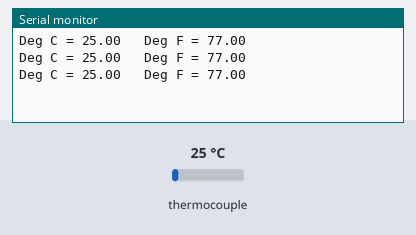
Recording of a sketch running on a simulated Arduino Uno, built with avr-gcc and run on an emulated ATmega328P. Shown: the last lines printed to the serial monitor. The inputs (shaded band) are chosen by the test bench; at power-on: thermocouple 25 °C.

Above: at 1.7 s.
1.8 s: thermocouple set to 6 °C
At 2.4 s:
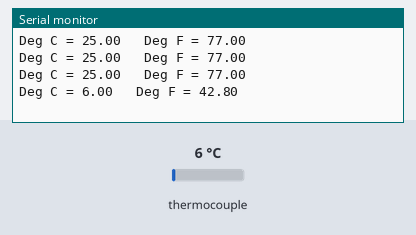
3.3 s: thermocouple set to 75 °C
At 3.9 s:
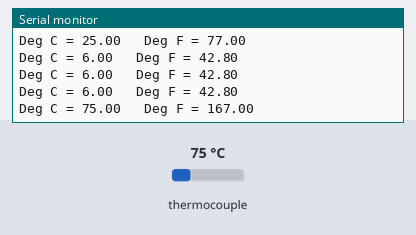
Timing chart, 0 to 6.3 s (numbered marks = the images above; inputs shaded):
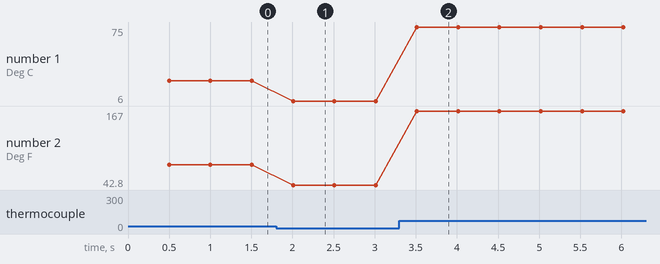

The sketch:

Thermocouple.ino
```cpp
// Sample Arduino MAX6675 Arduino Sketch

#include "max6675.h"

int ktcSO = 8;
int ktcCS = 9;
int ktcCLK = 10;

MAX6675 ktc(ktcCLK, ktcCS, ktcSO);


void setup() {
  Serial.begin(9600);
  // give the MAX a little time to settle
  delay(500);
}

void loop() {
  // basic readout test

   Serial.print("Deg C = ");
   Serial.print(ktc.readCelsius());
   Serial.print("\t Deg F = ");
   Serial.println(ktc.readFahrenheit());

   delay(500);
}
```

Measured:
- after the input at 1.8 s, the serial monitor: prints a new line after 0.21 s (image 1)
- after the input at 3.3 s, the serial monitor: prints a new line after 0.21 s (image 2)
- plotted number 1: 25 → 6 after the input at 1.8 s, 6 → 75 after the input at 3.3 s
- plotted number 2: 77 → 42.8 after the input at 1.8 s, 42.8 → 167 after the input at 3.3 s
